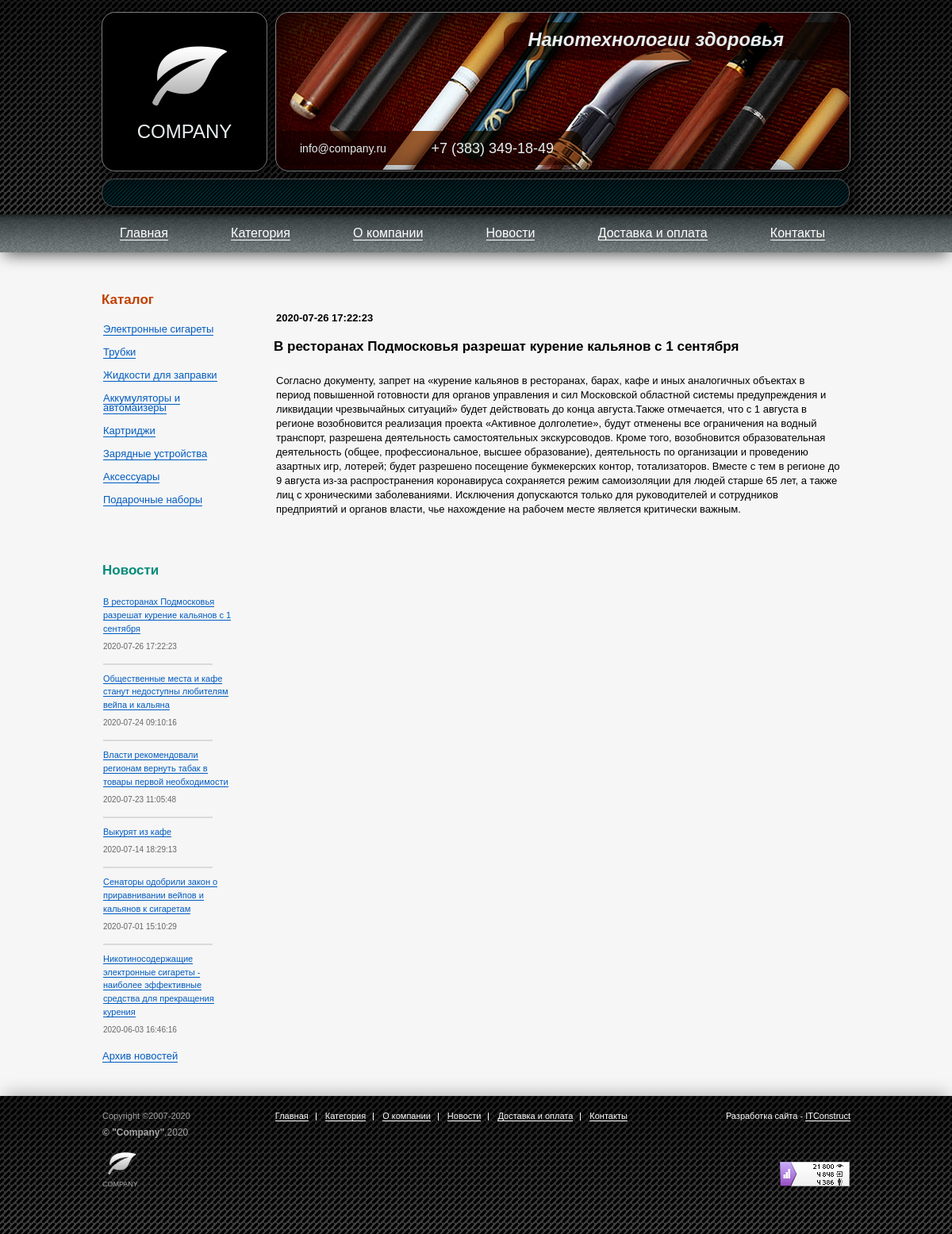
The page /news-detail.php?id=7 on the database as committed earlier.
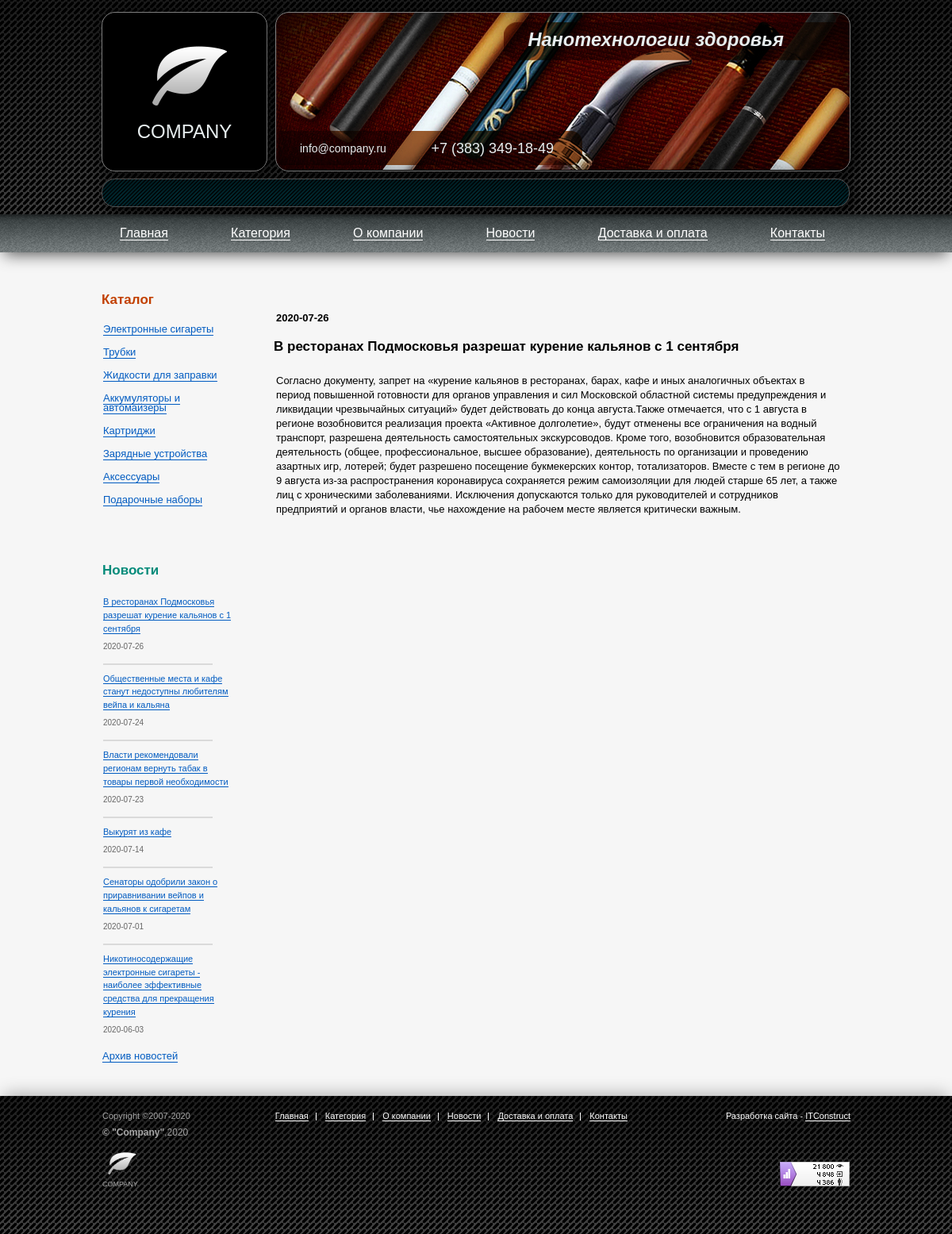
The same page on the database as committed later.
### tables this page shows
CREATE TABLE `news` (
  `id` int(11) UNSIGNED NOT NULL,
  `title` varchar(255) NOT NULL,
  `date` date NOT NULL,
  `announce` text NOT NULL,
  `description` text NOT NULL
);

### news-detail.php (called while the page is built)
<?php
$id = 'id';
if (!empty($_GET[$id])) {
    $new_id = $_GET[$id];
} else {
    $header = 'Location: /template/404.php';
    header($header);
}
require "application/models/news-detail.php";
include "application/views/news-detail.php";
?>

### application/models/news-detail.php (called while the page is built, shortened)
<?php
$link = connection();
$sql_news = 'SELECT * FROM `news`';
$result_news = mysqli_query($link, $sql_news);
$sql_news = "SELECT * FROM `news`WHERE id = '{$new_id}'";
$result_news = mysqli_query($link, $sql_news);
if ($result_news != false) {
    $rows_news = mysqli_fetch_all($result_news, MYSQLI_ASSOC);
}
function sidebar_news($link)
{
    $sql_news = 'SELECT * FROM `news`ORDER BY `date`DESC LIMIT 6';
    $result_news = mysqli_query($link, $sql_news);
    $news=array();
    if($result_news&&mysqli_num_rows($result_news) > 0)
    {
        $news = mysqli_fetch_all($result_news, MYSQLI_ASSOC);
    }
    return $news;
}

### application/views/news-detail.php (the view)
<?php include "application/views/includes/template_header.php"; ?>
    <main class="inside-content">
        <article class="shipment-article">
            <?php foreach ($rows_news as $row_new): ?>
                <p><b><?= $row_new['date'] ?></b></p>
                <h1><?= $row_new['title'] ?></h1>
                <p><?= $row_new['description'] ?></p>
            <?php endforeach ?>
        </article>
    </main>
<?php include "application/views/includes/template_footer.php"; ?>

### application/views/includes/template_footer.php (shortened to what the changed rows need)
</main>
<div class="sidebar">
    <?php $categories = sidebar_categories($link);?>
    <?php if (!empty($categories)):?>
        <section class="catalog">
            <h2 class="sidebar__headline">Каталог</h2>
        </section>
    <?php endif?>
    <?php $news = sidebar_news($link);?>
    <?php if (!empty($news)):?>
        <section class="news">
            <h2 class="sidebar__headline news__headline">Новости</h2>
            <ul class="news-list">
                <?php
                foreach ($news as $new) {
                    ?>
                    <li class="news-item">
                        <a class="news-item__link" href="news-detail.php?id=<?= $new['id'] ?>">
                            <?= $new['title'] ?>
                        </a>
                        <span class="news-item__date"><?= $new['date'] ?></span>
                    </li>
                    <?php
                }
                ?>
            </ul>
        </section>
    <?php endif ?>
</div>
</div>
</div>
</body>
</html>

Rows that differ between the two databases and show on the page:
changed news "В ресторанах Подмосковья разрешат курение кальянов с 1 сентября": date "2020-07-26 17:22:23" → "2020-07-26"
changed news "Общественные места и кафе станут недоступны любителям вейпа и кальяна": date "2020-07-24 09:10:16" → "2020-07-24"
changed news "Власти рекомендовали регионам вернуть табак в товары первой необходимости": date "2020-07-23 11:05:48" → "2020-07-23"
changed news "Выкурят из кафе": date "2020-07-14 18:29:13" → "2020-07-14"
changed news "Сенаторы одобрили закон о приравнивании вейпов и кальянов к сигаретам": date "2020-07-01 15:10:29" → "2020-07-01"
changed news (number 6 of 6 on the later page): date "2020-06-03 16:46:16" → "2020-06-03"
